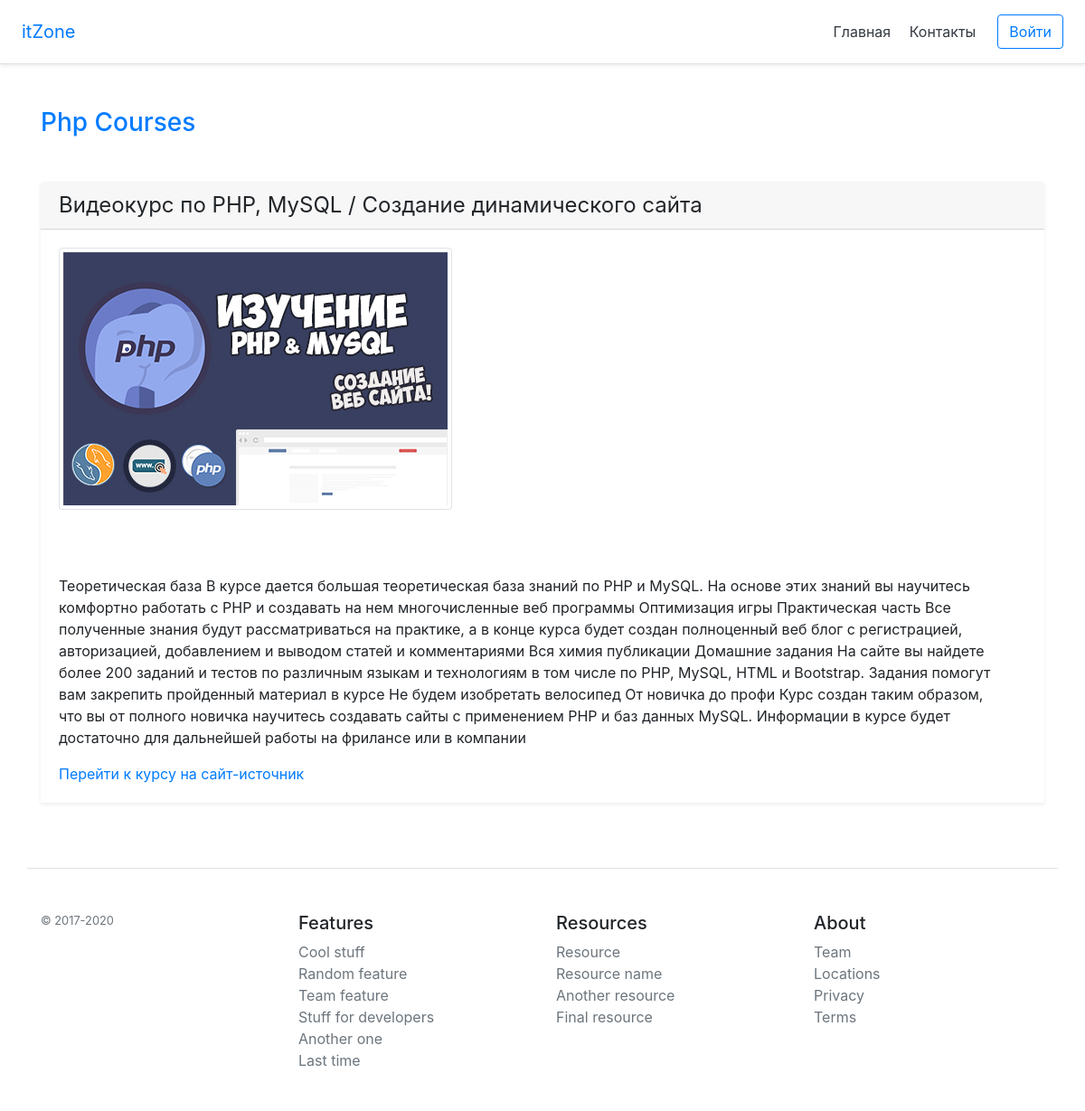
Page /view/2 on the committed database.
### tables this page shows
CREATE TABLE `courses` (
  `id` bigint(20) UNSIGNED NOT NULL,
  `title` varchar(255) NOT NULL,
  `count_lessons` int(11) NOT NULL,
  `category` varchar(255) NOT NULL,
  `content` text NOT NULL,
  `sourse` varchar(255) NOT NULL
);

### config/routes.php (called while the page is built)
<?php
return [
    'logout' =>'cabinet/logout',
    'cabinet' => 'cabinet/index',
    'register' => 'course/register',
    'auth' => 'course/auth',
    'view/([0-9]+)' => 'course/view/$1',
  'about' => 'course/about',
  '' => 'course/index',
];
 ?>

### controllers/CourseController.php (called while the page is built, shortened)
<?php
class CourseController
{
  public function actionView($id)
  {
    $course = Course::getCourseById($id);
    require_once __DIR__.'/../templates/layouts/view.php';
    return true;
  }
}
 ?>

### index.php (called while the page is built, shortened)
<?php
$router = new Router();
$router->run();

### models/course.php (called while the page is built, shortened)
<?php
class Course
{
  public static function getCourseById($id)
  {
    $db = Db::getConnection();
    $sql = 'SELECT * FROM courses WHERE id = :id';
    $result = $db->prepare($sql);
    $result->bindParam(':id', $id, PDO::PARAM_INT);
    $result->setFetchMode(PDO::FETCH_ASSOC);
    $result->execute();
    return $result->fetch();
  }
}
 ?>

### templates/layouts/view.php (the view, shortened to what this page needs)
<?php require_once __DIR__.'/header.php'; ?>
<div class="container mt-5">
    <a href="/"><h3 class="mb-5">Php Courses</h3></a>
    <div class="d-flex flex-wrap">
            <div class="mb-4 shadow-sm">
                <div class="card-header">
                    <h4 class="my-0 font-weight-normal"><?php echo $course['title']; ?></h4>
                </div>
                <div class="card-body">
                    <img src="/templates/img/<?php echo $course['id']; ?>.jpg" class="img-thumbnail mb-5" alt="">
                <div class="row col-md-12"><br>
                     <p><?php echo $course['content']; ?></p>
                </div>
                    <a href="<?php echo $course['source']; ?>"> Перейти к курсу на сайт-источник</a>
                </div>
            </div>
    </div>
</div>
<?php require_once __DIR__ . '/footer.php'; ?>

### models/App/Router.php (shortened to what this page needs)
<?php
class Router
{
  private $routes;
  public function __construct()
  {
    $routesPath = __DIR__.'/../../config/routes.php';
    $this->routes = include($routesPath);
  }
  private function getUri()
  {
    if(!empty($_SERVER['REQUEST_URI'])){
      return trim($_SERVER['REQUEST_URI'],'/');
    }
  }
  public function run()
  {
    $uri = $this->getUri();
    foreach ($this->routes as $uriPattern => $path){
      if (preg_match("~$uriPattern~", $uri)){
        $internalRoute = preg_replace("~$uriPattern~", $path, $uri);
        $segments = explode('/', $internalRoute);
        $controllerName = ucfirst(array_shift($segments)) . 'Controller';
        $actionName = 'action' . ucfirst(array_shift($segments));
        $parameters = $segments;
        $controllerObject = new $controllerName;
        $result = call_user_func_array(array($controllerObject, $actionName), $parameters );
        if($result != null){
          break;
        }
      }
    }
  }
}

### templates/layouts/header.php (shortened to what this page needs)
<!DOCTYPE html>
<html dir="ltr">
  <head>
    <link rel="stylesheet" href="https://stackpath.bootstrapcdn.com/bootstrap/4.3.1/css/bootstrap.min.css">
    <link rel="stylesheet" href="/templates/css/style.css">
  </head>
  <body>
    <div class="d-flex flex-column flex-md-row align-items-center p-3 px-md-4 mb-3 bg-white border-bottom shadow-sm">
        <h5 class="my-0 mr-md-auto font-weight-normal"><a href="/">itZone</a></h5>
      <nav class="my-2 my-md-0 mr-md-3">
        <a class="p-2 text-dark" href="/">Главная</a>
        <a class="p-2 text-dark" href="/about/">Контакты</a>
      </nav>
        <?php if (isset($_SESSION['user'])): ?>
        <?php if($_SERVER['REQUEST_URI'] == '/cabinet/'): ?>
            <a class="btn btn-outline-danger" href="/logout/">Выйти</a>
        <?php else: ?>
        <a class="btn btn-outline-primary" href="/cabinet/">Личный Кабинет</a>
        <?php endif; ?>
        <?php else: ?>
      <a class="btn btn-outline-primary" href="/auth/">Войти</a>
        <?php endif; ?>
    </div>

### templates/layouts/footer.php
<footer class="container pt-4 my-md-5 pt-md-5 border-top">
<div class="row">
  <div class="col-12 col-md">
    <small class="d-block mb-3 text-muted">© 2017-2020</small>
  </div>
  <div class="col-6 col-md">
    <h5>Features</h5>
    <ul class="list-unstyled text-small">
      <li><a class="text-muted" href="#">Cool stuff</a></li>
      <li><a class="text-muted" href="#">Random feature</a></li>
      <li><a class="text-muted" href="#">Team feature</a></li>
      <li><a class="text-muted" href="#">Stuff for developers</a></li>
      <li><a class="text-muted" href="#">Another one</a></li>
      <li><a class="text-muted" href="#">Last time</a></li>
    </ul>
  </div>
  <div class="col-6 col-md">
    <h5>Resources</h5>
    <ul class="list-unstyled text-small">
      <li><a class="text-muted" href="#">Resource</a></li>
      <li><a class="text-muted" href="#">Resource name</a></li>
      <li><a class="text-muted" href="#">Another resource</a></li>
      <li><a class="text-muted" href="#">Final resource</a></li>
    </ul>
  </div>
  <div class="col-6 col-md">
    <h5>About</h5>
    <ul class="list-unstyled text-small">
      <li><a class="text-muted" href="#">Team</a></li>
      <li><a class="text-muted" href="#">Locations</a></li>
      <li><a class="text-muted" href="#">Privacy</a></li>
      <li><a class="text-muted" href="#">Terms</a></li>
    </ul>
  </div>
</div>
</footer>
</body>
</html>

### rows in the picture
courses: title "Видеокурс по PHP, MySQL / Создание динамического сайта", content "Теоретическая база В курсе дается большая теоретическая база знаний по PHP и MySQL. На основе этих знаний вы научитесь комфортно работать с PHP и создавать на нем многочисленные веб программы Оптимизация игры Практическая часть Все полученные знания будут рассматриваться на практике, а в конце курса будет создан полноценный веб блог с регистрацией, авторизацией, добавлением и выводом статей и комментариями Вся химия публикации Домашние задания На сайте вы найдете более 200 заданий и тестов по различным языкам и технологиям в том числе по PHP, MySQL, HTML и Bootstrap. Задания помогут вам закрепить пройденный материал в курсе Не будем изобретать велосипед От новичка до профи Курс создан таким…"
